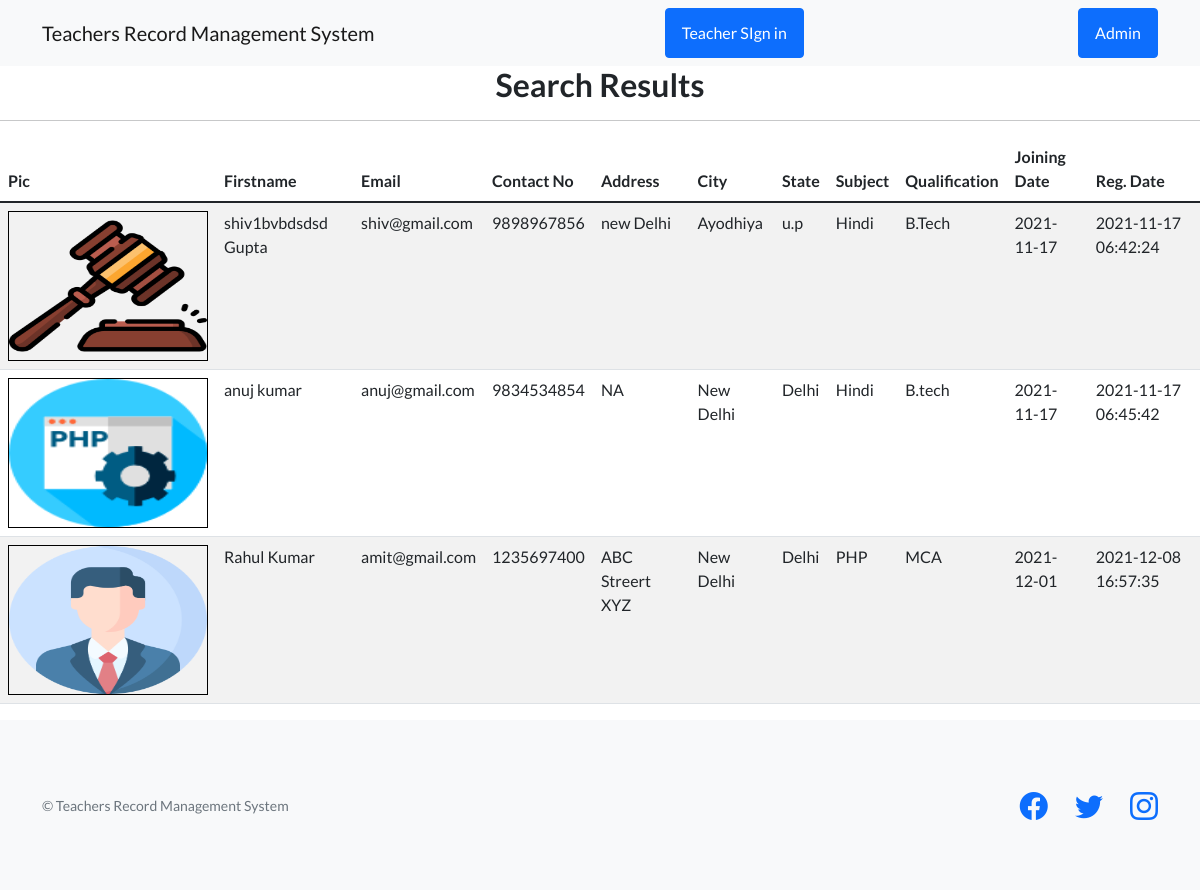
/trms-ci/index.php/search, run on the app's committed database.
### tables this page shows
CREATE TABLE `tblregistration` (
  `id` int(11) NOT NULL,
  `firstName` varchar(200) DEFAULT NULL,
  `lastName` varchar(200) DEFAULT NULL,
  `email` varchar(200) DEFAULT NULL,
  `contactno` varchar(45) DEFAULT NULL,
  `state` varchar(45) DEFAULT NULL,
  `city` varchar(45) DEFAULT NULL,
  `address` varchar(200) DEFAULT NULL,
  `subject` varchar(45) DEFAULT NULL,
  `profilephoto` varchar(200) DEFAULT NULL,
  `qualification` varchar(45) DEFAULT NULL,
  `Joiningdate` varchar(45) DEFAULT NULL,
  `password` varchar(45) DEFAULT NULL,
  `create_date` timestamp NULL DEFAULT current_timestamp()
);

CREATE TABLE `mstsubject` (
  `id` int(11) NOT NULL,
  `subjectname` varchar(45) DEFAULT NULL,
  `postingDate` timestamp NULL DEFAULT current_timestamp()
);

### trms-ci/application/controllers/Search.php (called while the page is built, shortened)
<?php
class Search extends CI_Controller {
  public function index()
    {
         $sname=$this->input->post('searhdata');
         $this->load->model('Search_Model');
         $data['search']=$this->Search_Model->index($sname);
       $this->load->view('search-result',$data,$sname);
    }
}

### trms-ci/index.php (called while the page is built, shortened)
<?php
require_once BASEPATH.'core/CodeIgniter.php';

### trms-ci/application/models/Search_Model.php (called while the page is built, shortened)
<?php
class Search_Model extends CI_Model{
	public function index($searchdata){
		$this->db->select('*');
$this->db->from('tblregistration');
$this->db->join('mstsubject', 'mstsubject.id = tblregistration.subject');
$this->db->like('subjectname', $searchdata);
return $this->db->get()->result_array();
	}
}

### trms-ci/application/views/search-result.php (the view, shortened to what this page needs)
<!DOCTYPE html>
<html lang="en">
    <head>
        <link href="https://cdn.jsdelivr.net/npm/bootstrap-icons@1.5.0/font/bootstrap-icons.css" rel="stylesheet" type="text/css" />
        <link href="<?php echo base_url('css/styles.css');?>" rel="stylesheet" />
    </head>
    <body>
        <nav class="navbar navbar-light bg-light static-top">
            <div class="container">
                <a class="navbar-brand" href="<?php echo site_url('Home');?>">Teachers Record Management System</a>
                <a class="btn btn-primary" href="<?php echo site_url('user/Login');?>">Teacher SIgn in</a>
                   <a class="btn btn-primary" href="<?php echo site_url('admin/Login');?>">Admin</a>
            </div>
        </nav>
                <div class="row justify-content-center">
                    <div class="col-xl-12">
                        <h2 align="center">Search Results</h2>
                        <hr />
               <table class="table table-striped">
    <thead>
        <?php if(count($search)):
            ?>
      <tr>
        <th>Pic</th>
        <th>Firstname</th>
        <th>Email</th>
        <th>Contact No</th>
        <th>Address</th>
        <th>City</th>
        <th>State</th>
        <th>Subject</th>
        <th>Qualification</th>
        <th>Joining Date</th>
        <th>Reg. Date</th>
      </tr>
    </thead>
    <tbody>
        <?php
         foreach($search as $row){ ?>
      <tr>
        <th> <img src="<?php echo base_url().'uploads/files/'.$row['profilephoto']; ?>" width="200" height="150" style="border:solid 1px #000"></th>
        <td><?php echo htmlentities($row['firstName']." ".$row['lastName'])?></td>
        <td><?php echo htmlentities($row['email'])?></td>
        <td><?php echo htmlentities($row['contactno'])?></td>
                <td><?php echo htmlentities($row['address'])?></td>
        <td><?php echo htmlentities($row['city'])?></td>
        <td><?php echo htmlentities($row['state'])?></td>
                <td><?php echo htmlentities($row['subjectname'])?></td>
        <td><?php echo htmlentities($row['qualification'])?></td>
        <td><?php echo htmlentities($row['Joiningdate'])?></td>
        <td><?php echo htmlentities($row['create_date'])?></td>
      </tr>
<?php } else:?>
<tr>
    <td colspan="9" style="color:red; text-align:center; font-size:32px;">No Record found</td>
</tr>
<?php endif;?>
    </tbody>
  </table>
                    </div>
                </div>
        <footer class="footer bg-light">
            <div class="container">
                <div class="row">
                    <div class="col-lg-6 h-100 text-center text-lg-start my-auto">
                        <p class="text-muted small mb-4 mb-lg-0">&copy; Teachers Record Management System</p>
                    </div>
                    <div class="col-lg-6 h-100 text-center text-lg-end my-auto">
                        <ul class="list-inline mb-0">
                            <li class="list-inline-item me-4">
                                <a href="#!"><i class="bi-facebook fs-3"></i></a>
                            </li>
                            <li class="list-inline-item me-4">
                                <a href="#!"><i class="bi-twitter fs-3"></i></a>
                            </li>
                            <li class="list-inline-item">
                                <a href="#!"><i class="bi-instagram fs-3"></i></a>
                            </li>
                        </ul>
                    </div>
                </div>
            </div>
        </footer>
    </body>
</html>

### data on the page
tblregistration: profilephoto (picture), firstName+lastName "shiv1bvbdsdsd Gupta", email "shiv@gmail.com", contactno "9898967856", address "new Delhi", city "Ayodhiya", state "u.p", mstsubject.subjectname "Hindi", qualification "B.Tech", Joiningdate "2021-11-17", create_date "2021-11-17 06:42:24"
tblregistration: profilephoto (picture), firstName+lastName "anuj kumar", email "anuj@gmail.com", contactno "9834534854", address "NA", city "New Delhi", state "Delhi", mstsubject.subjectname "Hindi", qualification "B.tech", Joiningdate "2021-11-17", create_date "2021-11-17 06:45:42"
tblregistration: profilephoto (picture), firstName+lastName "Rahul Kumar", email "amit@gmail.com", contactno "1235697400", address "ABC Streert XYZ", city "New Delhi", state "Delhi", mstsubject.subjectname "PHP", qualification "MCA", Joiningdate "2021-12-01", create_date "2021-12-08 16:57:35"
